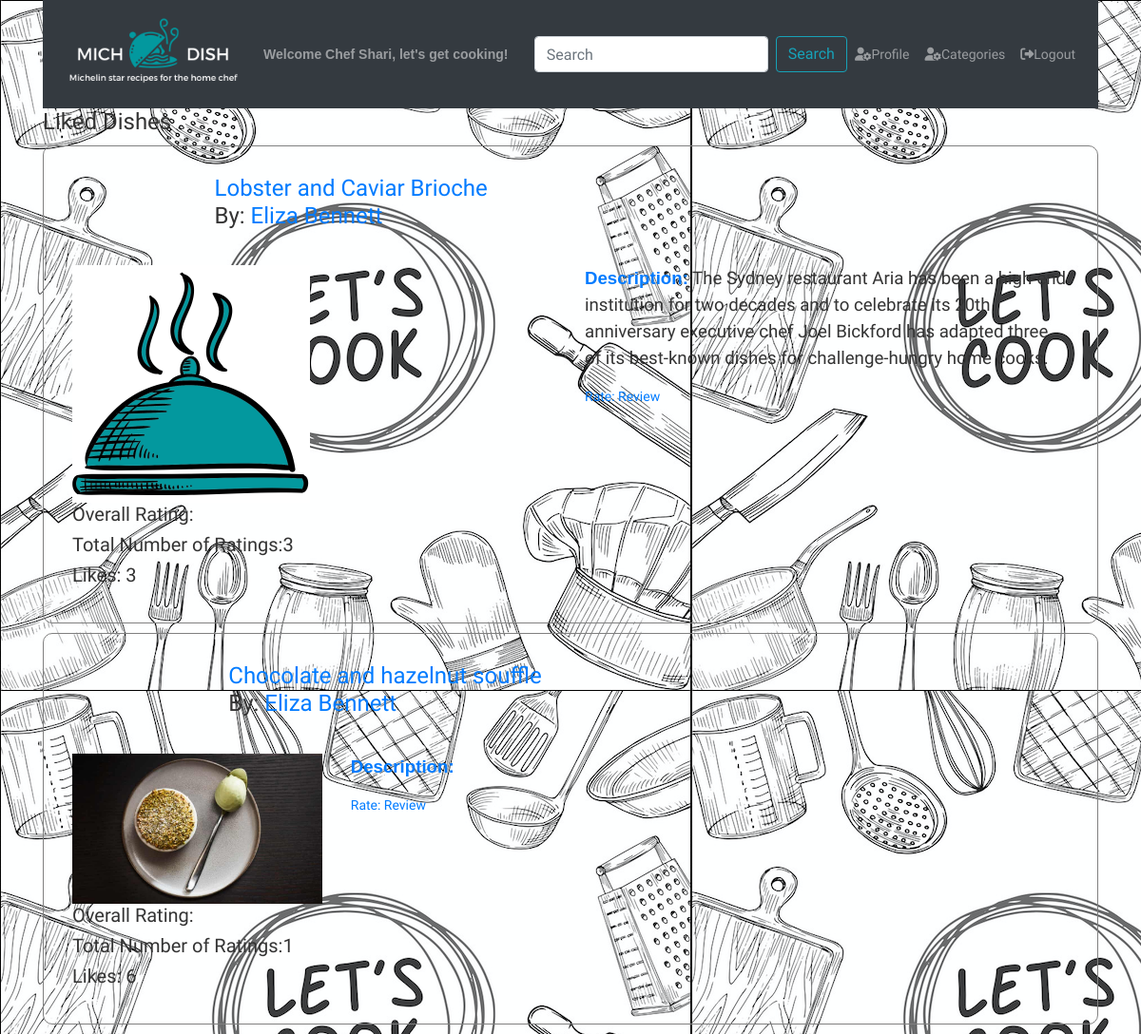
The app's page /favorites (signed in) with its own data.
### dish/models.py (models this page shows, shortened)
class Dish(models.Model):
    title = models.CharField(max_length=255)
    recipe = models.TextField(help_text="Instructions for how to make the dish.")
    description = models.TextField(blank=True, help_text="Describe the dish, its history and why you were inspired to make it.")
    ingredients = models.TextField(help_text="Add each ingredient on a new line.")
    prep_time = models.IntegerField(help_text="Prep time in minutes.")
    cook_time = models.IntegerField(help_text="Cook time in minutes.")
    servings = models.IntegerField()
    profile_pic = models.ImageField(
        upload_to=dish_directory_path,
        default= 'dishes/blank-dish.jpg',
        blank=True,
        null=True,
        )
    categories = models.ManyToManyField(Category, related_name='dishes', help_text="Select all categories that apply.")
    poster = models.ForeignKey(User, related_name='user_dishes', on_delete=models.CASCADE)
    user_likes = models.ManyToManyField(User, related_name='liked_dishes')
    created_at = models.DateField(auto_now_add=True)
    updated_at = models.DateField(auto_now=True)

### dish/views.py (the view)
# urls.py: path('favorites', views.favorites, name="favorite_dishes"),
@login_required
def favorites(request):
    user = request.user #User.objects.get(id=request.session['user_id'])
    context = {
        'user': user,
        'dishes': Dish.objects.filter(user_likes__in=[user.id]).order_by('created_at') #user.liked_dishes.all().order_by('dish__created_at'),
    }
    return render(request, 'dish/favorites.html', context)

### dish/templates/dish/favorites.html (shortened to what this page needs)
{% extends 'dish/base.html' %}
{% load static %}
{% block css %}
<link rel="stylesheet" href="{% static 'dish/css/favorites.css' %}">
{% endblock %}
{% block greeting %}{% if user.is_authenticated %} {{ user.first_name }}{% endif %}{% endblock greeting %}
{% block profile %}
{% if user.is_authenticated %}
<a href="{% url 'accounts:user_profile' profiled_user_id=user.id %}" class="nav-link"><i
        class="fas fa-user-cog"></i>Profile</a>
{% else %}
<a href="{% url 'accounts:signup' %}" class="nav-link"><i class="fas fa-user-cog"></i>Register</a>
{% endif %}
{% endblock profile %}
{% block login %}
{% if user.is_authenticated %}
<a href="{% url 'logout' %}" class="nav-link"><i class="fas fa-sign-out-alt"></i>Logout</a>
{% else %}
<a href="{% url 'login' %}" class="nav-link"><i class="fas fa-sign-in-alt"></i>Login</a>
{% endif %}
{% endblock login %}
{% block content %}
<div id="allPost">
    <div id="title">
        <h4>Liked Dishes</h4>
    </div>
    {% for dish in dishes %}
    <div class="row post">
        <div class="row">
            <div id="header">
                <h4><a href="/dish/{{ dish.id }}">{{ dish.title }}</a> By: <a
                        href="{% url 'accounts:user_profile' profiled_user_id=dish.poster.id %}">{{ dish.poster.first_name }}
                        {{ dish.poster.last_name }}</a></h4>
            </div>
        </div>
        <div class="row">
            <div class="col">
                <div id="picture">
                    <div>
                        <img src="{{ dish.profile_pic.url }}" alt="Dish Picture Here">
                    </div>
                    <div>
                        <h5>Overall Rating: {{ dish.ratings.avg }} </h5>
                    </div>
                    <div>
                        <h5>Total Number of Ratings:{{ dish.ratings.count }}</h5>
                    </div>
                    <div>
                        <h5>Likes: {{ dish.user_likes.count }}</h5>
                    </div>
                </div>
            </div>
            <div class="col">
                <div id="description">
                    <p><span>Description:</span> {{ dish.description }}</p>
                    <div id="rate">
                        <a href="">Rate: </a>
                        <a href="">Review</a>
                    </div>
                </div>
            </div>
        </div>
    </div>
    {% endfor %}
</div>
{% endblock %}

### dish/static/dish/css/style.css (style rules this page uses)
* { box-sizing: border-box; }
body { margin: 0; padding: 0; font-size: 14px; font-family: "Roboto","Lucida Grande","DejaVu Sans","Bitstream Vera Sans",Verdana,Arial,sans-serif; color: #333; background-image: url('dish/lets_cook.png'); }

### dish/static/dish/css/favorites.css (style rules this page uses)
#header h4 { display: inline-block; margin-left: 35%; }
.post { border: 1px gray solid; border-radius: 10px; margin: 10px 0px; }
.row { padding: 15px; }
span { font-family: 'Lucida Sans', 'Lucida Sans Regular', 'Lucida Grande', 'Lucida Sans Unicode', Geneva, Verdana, sans-serif; font-style: bold; font-weight: bold; color: #007bff; }
#picture img { max-width: 100%; max-height: 250px; }
#description p { font-size: 14pt; }

### records on screen
Dish: title "Lobster and Caviar Brioche", poster.first_name "Eliza", poster.last_name "Bennett", profile_pic (placeholder picture), ratings.count "3", user_likes.count "3", description "The Sydney restaurant Aria has been a high-end institution for two decades and to celebrate its 20th anniversary executive chef Joel Bickford has adapted three of its best-known dishes for challenge-hungry home cooks."
Dish: title "Chocolate and hazelnut souffle", poster.first_name "Eliza", poster.last_name "Bennett", profile_pic (picture), ratings.count "1", user_likes.count "6"

### other values on screen
{{ user.first_name }} "Shari"
